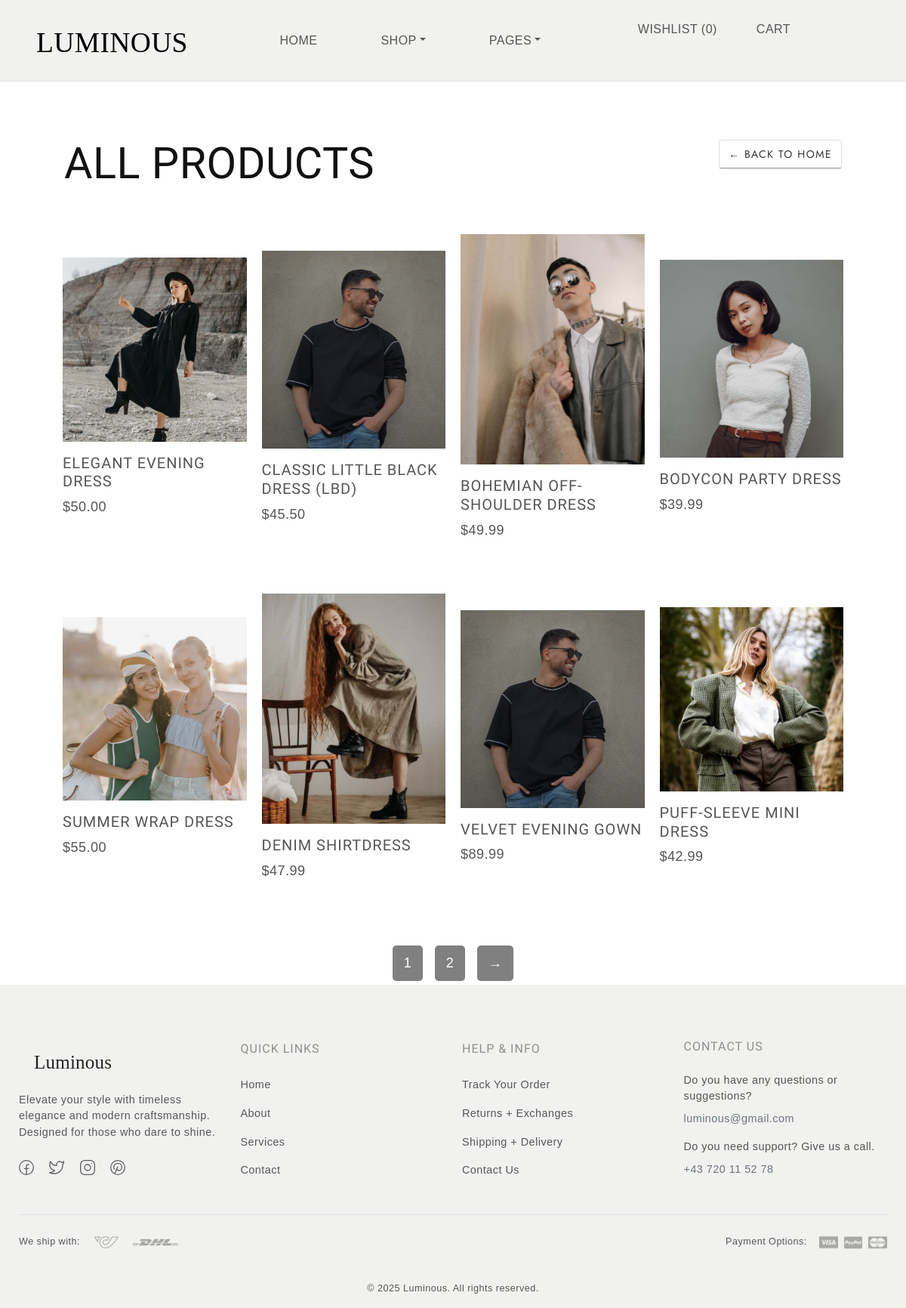
The app's page /product_list with its own data.
### products/models.py (models this page shows, shortened)
class Product(models.Model):
    LIVE=1
    DELETE=0
    DELETE_CHOICES=((LIVE,'Live'),(DELETE,'Delete'))
    title=models.CharField(max_length=200)
    price=models.DecimalField(max_digits=10, decimal_places=2)
    description=models.TextField()
    image=models.ImageField(upload_to='media/')
    priority=models.IntegerField(default=0)
    delete_status=models.IntegerField(choices=DELETE_CHOICES,default=LIVE)
    created_at=models.DateTimeField(auto_now_add=True)
    update_at=models.DateTimeField(auto_now=True)

### products/views.py (the view)
# urls.py: path("product_list", views.list_products,name='list_product'),
def list_products(request):
    page=1
    if request.GET:
        page=request.GET.get('page',1)
    product_list=Product.objects.order_by('priority')  # noqa: F841
    product_paginator=Paginator(product_list,8)  # noqa: F841
    product_list=product_paginator.get_page(page)
    return render(request,'products.html',{'hide_blog_and_contact':True , "products": product_list})

### products/templatetags/chunks.py (called while the page is built)
@register.filter(name='chunks')
def  chunks(list_data,chunk_size):
    chunk=[]  # noqa: F841
    i=0
    for data in list_data:
        chunk.append(data)
        i+=1
        if i==chunk_size:
            yield chunk
            chunk=[]
            i=0
    if chunk:
        yield chunk

### templates/products.html
{% extends "blank_layout.html" %}
{% block content %}
{% block product_list %}
    {% include "product_list.html" %}
{% endblock product_list %}
{% endblock content %}

### templates/product_list.html (shortened to what this page needs)
{% load static %}
{% load chunks %}
<html>
<head>
  <link rel="stylesheet" href="{% static 'css/style1.css' %}">
</head>
<body>
<div class="small-container">
    <div class="d-flex flex-wrap justify-content-between align-items-center mt-5 mb-5">
      <div class="d-flex align-items-center w-100">
        <h2 class="text-uppercase mb-0 flex-grow-1">
          {% if current_collection == 'men' %}Men's Collection
          {% elif current_collection == 'women' %}Women's Collection
          {% elif current_collection == 'accessories' %}Accessories
          {% else %}All Products{% endif %}
        </h2>
        <a href="{% url 'home' %}" class="btn-link ms-auto">← Back to Home</a>
      </div>
    </div>
    {% for product_chunk in products|chunks:4 %}
    <div class="row">
      {% for product in product_chunk %}
        <div class="col-4">
            <div class="swiper-slide">
                <div class="product-item image-zoom-effect link-effect">
                  <div class="image-holder">
                    <a href="{% url 'detail_product' product.id %}">
                      <img src="{{ product.image.url}}" alt="{{ product.title }}" class="product-image img-fluid">
                    </a>
                    <div class="product-content">
                      <h5 class="text-uppercase fs-5 mt-3">
                        <a href="{% url 'detail_product' product.id %}">{{ product.title }}</a>
                      </h5>
                      <a href="" class="text-decoration-none" data-after="Add to cart">
                        <span>${{ product.price }}</span>
                      </a>
                    </div>
                  </div>
                </div>
            </div>
        </div>
      {% endfor %}
    </div>
    {% endfor %}
    <div class="pagination-btn" style="text-align: center; margin-top: 20px;">
      {% for page in products.paginator.page_range %}
        <a href="?page={{page}}" {% if page == products.number %}class="active"{% endif %}>{{page}}</a>
      {% endfor %}
      {% if products.has_next %}
        <a href="?page={{ products.next_page_number }}">&#8594;</a>
      {% endif %}
    </div>
</div>
{% block content %}
{% include "footer_layout.html" %}
{% endblock content %}
</body>
</html>

### static/css/style.css (style rules this page uses)
body { --heading-font: "Marcellus", Roboto, sans-serif; --heading-font-weight: 400; --heading-color: #111; --heading-line-height: 1.24; --swiper-theme-color: #8C907E; --bs-body-font-family: "Jost", Roboto, sans-serif; --bs-body-font-size: 18px; --bs-body-font-weight: 400; --bs-body-line-height: 1.5; --bs-body-color: #8f8f8f; --bs-body-color-rgb: 143, 143, 143; --bs-primary: #8C907E; --bs-secondary: #6c757d; --bs-black: #111; --bs-light: #F1F1F0; --bs-dark: #212529; --bs-gray: #9aa1a7; --bs-gray-dark: #51565b; --bs-primary-rgb: 140, 144, 126; --bs-secondary-rgb: 108, 117, 125; --bs-black-rgb: 17, 17, 17; --bs-light-rgb: 241, 241, 240; --bs-dark-rgb: 33, 37, 41; --bs-link-color: #111; --bs-link-color-rgb: 17, 17, 17; --bs-link-decoration: underline; --bs-link-hover-color: #111; --bs-link-hover-color-rgb: 17, 17, 17; }
body { letter-spacing: 0.03rem; }
h1, .h1, h2, .h2, h3, .h3, h4, .h4, h5, .h5, h6, .h6 { font-family: var(--heading-font); font-weight: var(--heading-font-weight); color: var(--heading-color); line-height: var(--heading-line-height); }
h1, h2, h3 { margin: 25px 0; }
h5, h6 { letter-spacing: 1px; }
h2, .h2 { font-size: 3.6rem; }
h5, .h5 { font-size: 1.4rem; }
a { text-decoration: none; }
.image-zoom-effect { display: flex; flex-wrap: wrap; }
.image-zoom-effect .image-holder { width: 100%; height: auto; overflow: hidden; transform: scale(1); transition: transform 0.3s cubic-bezier(0.25, 0.46, 0.45, 0.94); }
.image-zoom-effect img { transform: scale(1); will-change: transform; transition: transform 0.3s cubic-bezier(0.25, 0.46, 0.45, 0.94); z-index: 0; }
.link-effect a { position: relative; padding: 0; overflow: hidden; transition: transform 0.5s; display: block; }
.link-effect a::after { content: attr(data-after); display: inline-block; transform: translateY(100%); position: absolute; left: 0; font-size: 1rem; text-align: inherit; text-transform: uppercase; transition: inherit; }
.link-effect a>span { display: inline-block; transform: translateY(0%); transition: inherit; }
.btn-link { font-size: 0.875rem; font-family: var(--bs-body-font-family); letter-spacing: 0.0875rem; text-transform: uppercase; text-decoration: none; }
a.btn-link, a.btn-link:after { transition: all .5s; }
a.btn-link { position: relative; }
a.btn-link:before, a.btn-link:after { content: ''; display: block; position: absolute; bottom: 0; left: 0; width: 0; background-color: var(--bs-dark); height: 1px; }
a.btn-link:before { background-color: var(--bs-gray); width: 100%; }

### static/css/style1.css (style rules this page uses)
* { margin: 0; padding: 0; box-sizing: border-box; }
body { font-family: 'Poppins', sans-serif; }
a { text-decoration: none; color: #555; }
.row { display: flex; align-items: center; flex-wrap: wrap; justify-content: space-around; }
.small-container { max-width: 1080px; margin: auto; padding-left: 25px; padding-right: 25px; }
.col-4 { flex-basis: 25%; padding: 10px; min-width: 200px; margin-bottom: 50px; transition: transform 0.5s; }
.col-4 img { width: 100%; }

### templates/product_list.html (style rules this page uses)
.pagination-btn a { text-decoration: none; color: white; background-color: grey; padding: 10px 15px; border-radius: 5px; margin: 5px; display: inline-block; transition: 0.3s; }
.btn-link { text-decoration: none; color: #333; padding: 8px 12px; border: 1px solid #ddd; border-radius: 4px; transition: all 0.3s ease; white-space: nowrap; }

### records on screen
Product: image (picture), title "ELEGANT EVENING DRESS", price "50.00"
Product: image (picture), title "CLASSIC LITTLE BLACK DRESS (LBD)", price "45.50"
Product: image (picture), title "BOHEMIAN OFF-SHOULDER DRESS", price "49.99"
Product: image (picture), title "BODYCON PARTY DRESS", price "39.99"
Product: image (picture), title "SUMMER WRAP DRESS", price "55.00"
Product: image (picture), title "DENIM SHIRTDRESS", price "47.99"
Product: image (picture), title "VELVET EVENING GOWN", price "89.99"
Product: image (picture), title "PUFF-SLEEVE MINI DRESS", price "42.99"

### other values on screen
{{ page }} "1" "2"
